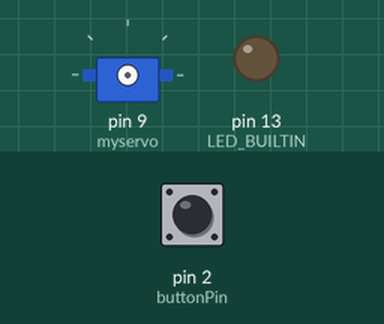
A sketch run on a simulated Arduino Uno, built with avr-gcc and run on an emulated ATmega328P. On the bench: servo, output pins drawn as LEDs (lit = HIGH). Inputs (shaded band) come from the test bench; at power-on: pin 2 (buttonPin) HIGH.

Above: at 1.2 s.
1.3 s: pin 2 (buttonPin) pulled LOW for 0.15 s
At 4.0 s:
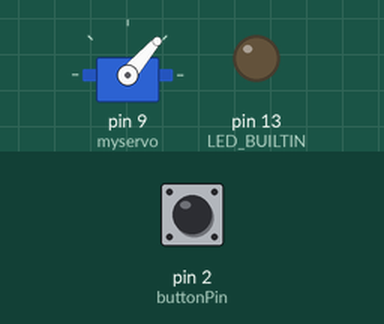
4.4 s: pin 2 (buttonPin) pulled LOW for 1 s
At 5.1 s:
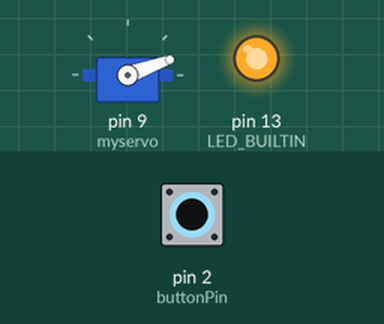
7.6 s: pin 2 (buttonPin) pulled LOW for 3.2 s
At 9.1 s:
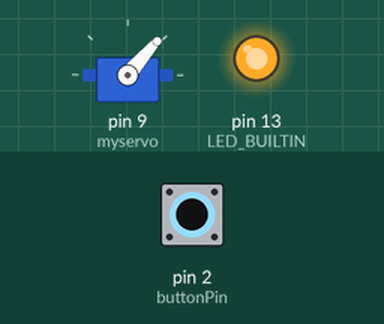
Timing chart, 0 to 12.5 s (numbered marks = the images above; inputs shaded):
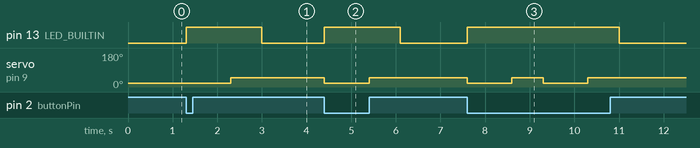

The sketch:

bikegimbal.ino
```cpp
/* Treat-Machine
 *  Dog treat dispenser operated from push button
 *  Designed for James Dunn - REMAP Customer
 *  by
 *  Rupert Powell (REMAP)
 *  2019
*/

#include <Servo.h>

Servo myservo;  // create servo object to control a servo


int load_pos = 49;    // Default = 50 variable to store the servo position for loading a treat
int dispense_pos = 20; // = Default 10 position to dispense the treat
const int buttonPin = 2;
int buttonState = 0;         // variable for reading the pushbutton status

void setup() {

  // initialize the pushbutton pin as an input:
  pinMode(buttonPin, INPUT);
  pinMode(LED_BUILTIN, OUTPUT);
}

void loop() {
  // read the state of the pushbutton value:
  buttonState = digitalRead(buttonPin);

  // check if the pushbutton is pressed.
  // if it is, the buttonState is LOW:
  if (buttonState == LOW) {
    myservo.attach(9);  // attaches the servo on pin 9 to the servo object
    // Move to the dispense position
    digitalWrite(LED_BUILTIN, HIGH);
    myservo.write(dispense_pos);
    delay(1000);
     myservo.write(load_pos);
    delay(700);
    myservo.detach();  // attaches the servo on pin 9 to the servo objectq
    digitalWrite(LED_BUILTIN, LOW);
  }
}
```

Measured:
- after the input at 1.3 s, pin 13 (LED_BUILTIN): LOW → HIGH at once, → LOW 1.7 s later; servo on pin 9 (myservo): 20° → 49° after 1.0 s
- after the input at 4.4 s, pin 13 (LED_BUILTIN): LOW → HIGH at once, → LOW 1.7 s later; servo on pin 9 (myservo): 49° → 20° at once, → 49° 1.0 s later
- after the input at 7.6 s, pin 13 (LED_BUILTIN): LOW → HIGH at once, → LOW 3.4 s later; servo on pin 9 (myservo): alternates 49° for 0.70 s and 20° for 1.0 s, 4 changes in all, then stays 49°, starting at once
